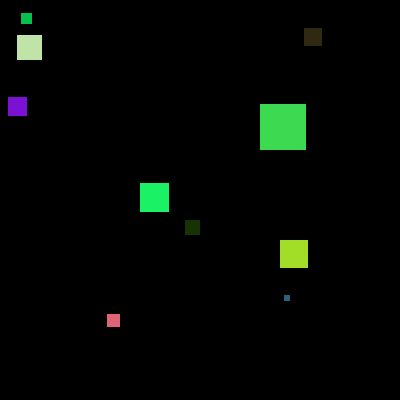
Frame 1 (no input)
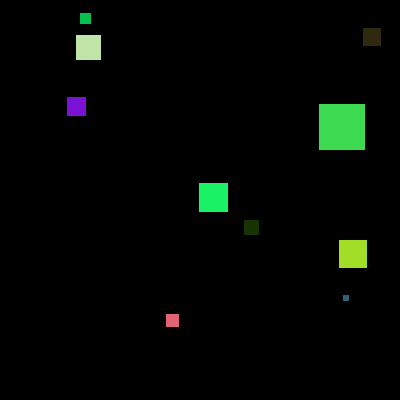
Frame 60 (the mouse pressed at the canvas centre just before this capture)
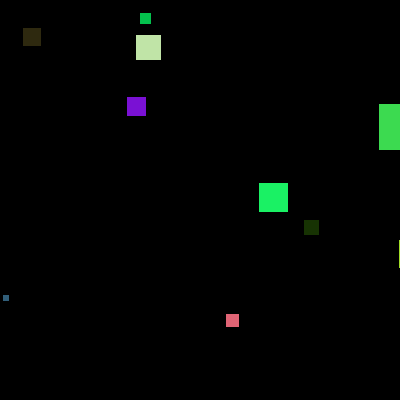
Frame 120 (the mouse held since frame 60 and released just before this capture)

The Processing sketch that drew these frames (run headless with seeded random() and noise(); from frame 60 on, the mouse is pressed at the canvas centre):

// Processing sketch: processing_142894
// ── processing_142894.pde

final int MAX_FIGURES = 10; 
 
Figure [ ] allFigures; 
 
void setup ( ) 
{ 
 size( 400, 400 ); 
 allFigures = initFigures( ); 
} 
 
void draw( ) 
{ 
 background( 0 ); 
 moveFigures( ); 
 drawFigures( ); 
} 
 
Figure [ ] initFigures( ) 
{ 
 Figure [ ] temp = new Figure[ MAX_FIGURES ] ; 
 
 for ( int i = 0; i < temp.length; i++) 
 { 
 int x = int( random( width ) ); 
 int y = int( random( height ) ); 
 int dim = int( random( 50 ) ); 
 int col = color( random( 255 ),random( 255 ), random( 255 ) ); 
 temp[i] = new Figure( x, y, dim, col ); 
 } 
 
 return temp; 
} 


void moveFigures(){
  for(int i=0;i<MAX_FIGURES;i++){
    allFigures[i].moveFigure();
  }   
}

void drawFigures(){
  for(int i=0;i<MAX_FIGURES;i++){
    allFigures[i].drawFigure();
  } 
}

//risa hiyama 


class Figure
{
  
  int x,y,dim;
color col;

  //constructer
  Figure( int tx, int ty, int tdim, color tcol ) 
  { 
    x = tx; 
    y = ty; 
    dim = tdim; 
    col = tcol; 
  } 
  
  void drawFigure(){
    fill (col);
    rect(x,y,dim,dim);
  }
  
  void moveFigure(){
    if(x<width){
      
    x=x+1;
    
    }
    if(x==width){
    x=0;
    
    }
    
  }

}


  
